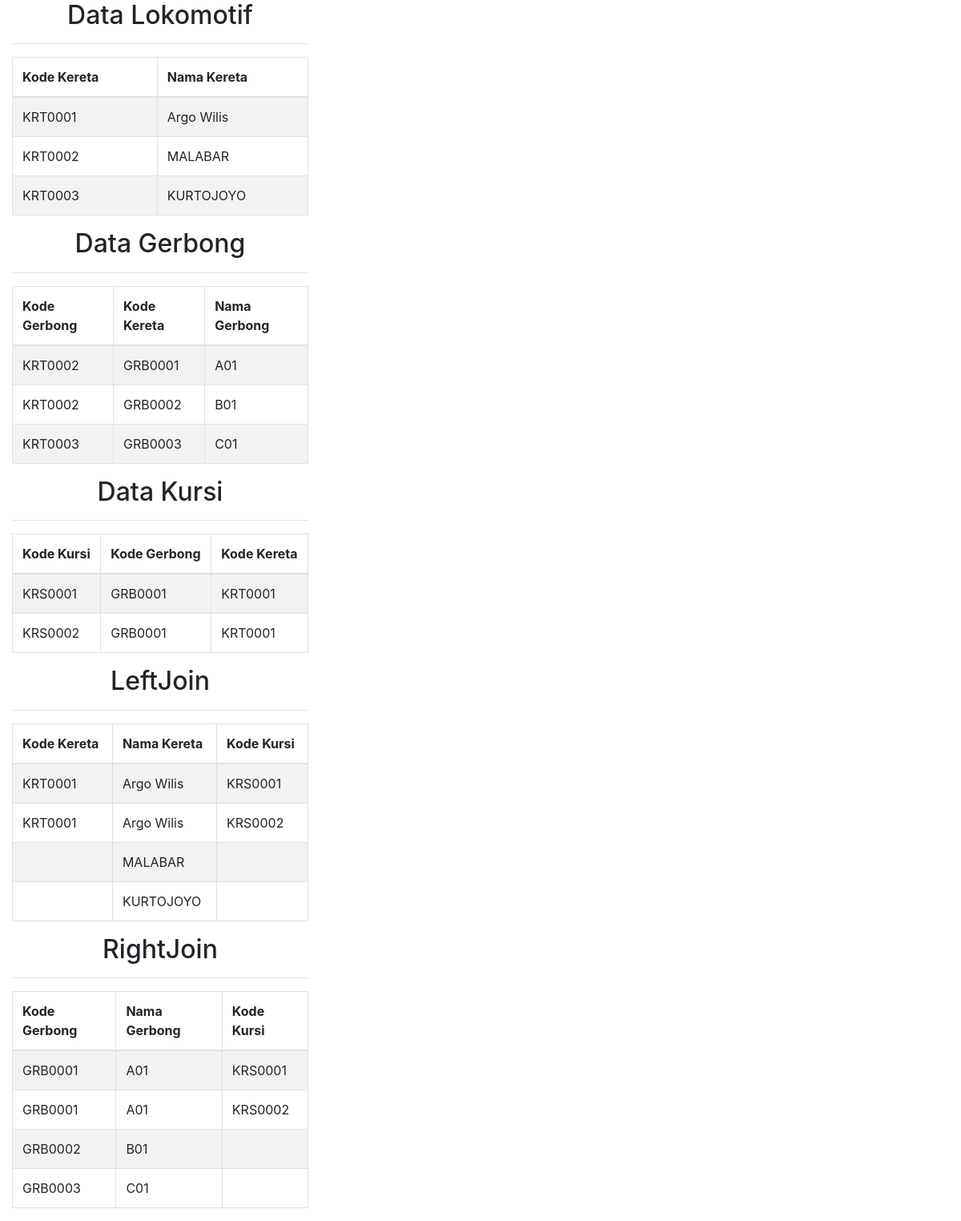
The page / on the database its author committed.
### tables this page shows
CREATE TABLE `lokomotif`  (
  `kd_kereta` varchar(255) NOT NULL,
  `nama` varchar(255) NOT NULL,
  PRIMARY KEY (`kd_kereta`) USING BTREE
);

CREATE TABLE `gerbong`  (
  `kd_gerbong` varchar(255) NOT NULL,
  `kd_kereta` varchar(255) NOT NULL,
  `nama` varchar(255) NOT NULL,
  PRIMARY KEY (`kd_gerbong`) USING BTREE
);

CREATE TABLE `kursi`  (
  `kd_kursi` varchar(255) NOT NULL,
  `kd_gerbong` varchar(255) NOT NULL,
  `kd_kereta` varchar(255) NOT NULL,
  PRIMARY KEY (`kd_kursi`) USING BTREE
);

### index.php (called while the page is built, shortened)
<?php
require_once BASEPATH.'core/CodeIgniter.php';

### application/models/web.php (called while the page is built)
<?php
  class web extends CI_Model
  {
    public function get_all_lokomotif()
    {
      $query = $this->db->order_by('kd_kereta','ASC')->get('lokomotif');
      return $query->result();
    }
    public function get_all_gerbong()
    {
      $query = $this->db->order_by('kd_gerbong','ASC')->get('gerbong');
      return $query->result();
    }
    public function get_all_kursi()
    {
      $query = $this->db->order_by('kd_kursi','ASC')->get('kursi');
      return $query->result();
    }
    public function get_all_LJ()
    {
      $query = $this->db->join('kursi','lokomotif.kd_kereta = kursi.kd_kereta','left')->get('lokomotif');
      return $query->result();
    }
    public function get_all_RJ()
    {
      $query = $this->db->join('gerbong','kursi.kd_gerbong = gerbong.kd_gerbong','right')->get('kursi');
      return $query->result();
    }
  }
 ?>

### application/views/backend/home.php (the view)
<div class="col-md-4">
  <h2 style="text-align: center;margin-botton:30px"> Data Lokomotif</h2>
  <hr>
  <table id="table_id" class="table table-striped table-bordered" cells>
    <thead>
      <tr>
        <th> Kode Kereta</th>
        <th> Nama Kereta</th>
      </tr>
    </thead>
    <tbody>
      <?php
      foreach ($data_lokomotif as $kursi) {
        ?>
        <tr>
          <td><?php echo $kursi->kd_kereta; ?></td>
          <td><?php echo $kursi->nama; ?></td>
        </tr>
        <?php
      }
      ?>
    </tbody>
  </table>
</div>
<div class="col-md-4">
  <h2 style="text-align: center;margin-botton:30px"> Data Gerbong</h2>
  <hr>
  <table id="table_id" class="table table-striped table-bordered" cells>
    <thead>
      <tr>
        <th> Kode Gerbong</th>
        <th> Kode Kereta</th>
        <th> Nama Gerbong</th>
      </tr>
    </thead>
    <tbody>
      <?php
      foreach ($data_gerbong as $kursi) {
        ?>
        <tr>
          <td><?php echo $kursi->kd_kereta; ?></td>
          <td><?php echo $kursi->kd_gerbong; ?></td>
          <td><?php echo $kursi->nama; ?></td>
        </tr>
        <?php
      }
      ?>
    </tbody>
  </table>
</div>
<div class="col-md-4">
  <h2 style="text-align: center;margin-botton:30px"> Data Kursi</h2>
  <hr>
  <table id="table_id" class="table table-striped table-bordered" cells>
    <thead>
      <tr>
        <th> Kode Kursi</th>
        <th> Kode Gerbong</th>
        <th> Kode Kereta</th>
      </tr>
    </thead>
    <tbody>
      <?php
      foreach ($data_kursi as $kursi) {
        ?>
        <tr>
          <td><?php echo $kursi->kd_kursi; ?></td>
          <td><?php echo $kursi->kd_gerbong; ?></td>
          <td><?php echo $kursi->kd_kereta; ?></td>
        </tr>
        <?php
      }
      ?>
    </tbody>
  </table>
</div>
<div class="col-md-4">
  <h2 style="text-align: center;margin-botton:30px"> LeftJoin</h2>
  <hr>
  <table id="table_id" class="table table-striped table-bordered" cells>
    <thead>
      <tr>
        <th> Kode Kereta</th>
        <th> Nama Kereta</th>
        <th> Kode Kursi</th>
      </tr>
    </thead>
    <tbody>
      <?php
      foreach ($datalj as $kursi) {
        ?>
        <tr>
          <td><?php echo $kursi->kd_kereta; ?></td>
          <td><?php echo $kursi->nama; ?></td>
          <td><?php echo $kursi->kd_kursi; ?></td>
        </tr>
        <?php
      }
      ?>
    </tbody>
  </table>
</div>
<div class="col-md-4">
  <h2 style="text-align: center;margin-botton:30px"> RightJoin</h2>
  <hr>
  <table id="table_id" class="table table-striped table-bordered" cells>
    <thead>
      <tr>
        <th> Kode Gerbong</th>
        <th> Nama Gerbong</th>
        <th> Kode Kursi</th>
      </tr>
    </thead>
    <tbody>
      <?php
      foreach ($datarj as $kursi) {
        ?>
        <tr>
          <td><?php echo $kursi->kd_gerbong; ?></td>
          <td><?php echo $kursi->nama; ?></td>
          <td><?php echo $kursi->kd_kursi; ?></td>
        </tr>
        <?php
      }
      ?>
    </tbody>
  </table>
</div>

### application/controllers/Home.php (shortened to what this page needs)
<!DOCTYPE html>
<html lang="en" dir="ltr">
  <?php
  class Home extends CI_Controller
  {
    function __construct()
    {
      $this->load->model('web');
    }
    public function index()
    {
      $data = array(
        'title' => 'Data Kereta',
        'data_lokomotif' => $this->web->get_all_lokomotif(),
        'data_gerbong' => $this->web->get_all_gerbong(),
        'data_kursi' => $this->web->get_all_kursi(),
        'datalj' => $this->web->get_all_LJ(),
        'datarj' => $this->web->get_all_RJ()
      );
      $this->load->view('backend/header');
      $this->load->view('backend/home', $data);
      $this->load->view('backend/footer');
    }
  }
  ?>
</html>

### application/views/backend/header.php (shortened to what this page needs)
<!DOCTYPE html>
<html lang="en" dir="ltr">
  <head>
    <link rel="stylesheet" type="text/css" href="<?php echo base_url('assets/bootstrap/css/bootstrap.min.css') ?>">
  </head>
  <body>
  </body>

### application/views/backend/footer.php (shortened to what this page needs)
  </body>
</html>

### rows shown on the page
lokomotif: kd_kereta "KRT0001", nama "Argo Wilis"
lokomotif: kd_kereta "KRT0002", nama "MALABAR"
lokomotif: kd_kereta "KRT0003", nama "KURTOJOYO"
gerbong: kd_kereta "KRT0002", kd_gerbong "GRB0001", nama "A01"
gerbong: kd_kereta "KRT0002", kd_gerbong "GRB0002", nama "B01"
gerbong: kd_kereta "KRT0003", kd_gerbong "GRB0003", nama "C01"
kursi: kd_kursi "KRS0001", kd_gerbong "GRB0001", kd_kereta "KRT0001", kd_kereta.nama "Argo Wilis", kd_gerbong.kd_gerbong "GRB0001", kd_gerbong.nama "A01"
kursi: kd_kursi "KRS0002", kd_gerbong "GRB0001", kd_kereta "KRT0001", kd_kereta.nama "Argo Wilis", kd_gerbong.kd_gerbong "GRB0001", kd_gerbong.nama "A01"
